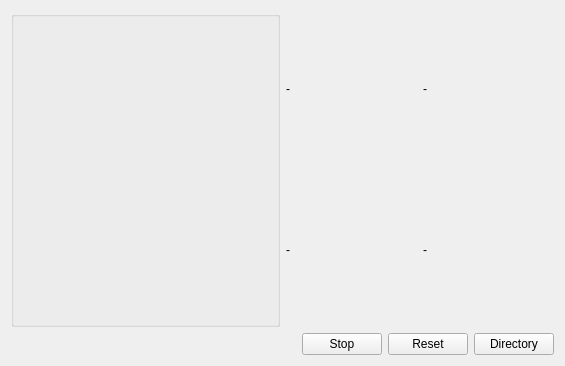
<?xml version="1.0" encoding="UTF-8"?>
<ui version="4.0">
 <class>VLCVideoWidget</class>
 <widget class="QWidget" name="VLCVideoWidget">
  <property name="geometry">
   <rect>
    <x>0</x>
    <y>0</y>
    <width>565</width>
    <height>366</height>
   </rect>
  </property>
  <property name="windowTitle">
   <string>Form</string>
  </property>
  <layout class="QGridLayout" name="gridLayout">
   <item row="0" column="0">
    <layout class="QHBoxLayout" name="horizontalLayout_3">
     <item>
      <widget class="QGroupBox" name="groupBox">
       <property name="title">
        <string/>
       </property>
      </widget>
     </item>
     <item>
      <layout class="QHBoxLayout" name="horizontalLayout">
       <item>
        <layout class="QVBoxLayout" name="verticalLayout">
         <item>
          <widget class="QLabel" name="lbImageNormal">
           <property name="text">
            <string>-</string>
           </property>
          </widget>
         </item>
         <item>
          <widget class="QLabel" name="lbImageNormalSub">
           <property name="text">
            <string>-</string>
           </property>
          </widget>
         </item>
        </layout>
       </item>
       <item>
        <layout class="QVBoxLayout" name="verticalLayout_2">
         <item>
          <widget class="QLabel" name="lbImageMatrixRGB">
           <property name="text">
            <string>-</string>
           </property>
          </widget>
         </item>
         <item>
          <widget class="QLabel" name="lbImageMatrixRGBSub">
           <property name="text">
            <string>-</string>
           </property>
          </widget>
         </item>
        </layout>
       </item>
      </layout>
     </item>
    </layout>
   </item>
   <item row="1" column="0">
    <layout class="QHBoxLayout" name="horizontalLayout_2">
     <item>
      <spacer name="horizontalSpacer">
       <property name="orientation">
        <enum>Qt::Horizontal</enum>
       </property>
       <property name="sizeHint" stdset="0">
        <size>
         <width>40</width>
         <height>20</height>
        </size>
       </property>
      </spacer>
     </item>
     <item>
      <widget class="QPushButton" name="btStop">
       <property name="toolTip">
        <string>Stop the counter to stabilize images</string>
       </property>
       <property name="text">
        <string>Stop</string>
       </property>
      </widget>
     </item>
     <item>
      <widget class="QPushButton" name="btReset">
       <property name="toolTip">
        <string>Resets the counter to stabilize images</string>
       </property>
       <property name="text">
        <string>Reset</string>
       </property>
      </widget>
     </item>
     <item>
      <widget class="QPushButton" name="btDirectory">
       <property name="toolTip">
        <string>Open directory of images to stabilize</string>
       </property>
       <property name="text">
        <string>Directory</string>
       </property>
      </widget>
     </item>
    </layout>
   </item>
  </layout>
 </widget>
 <resources/>
 <connections/>
</ui>
